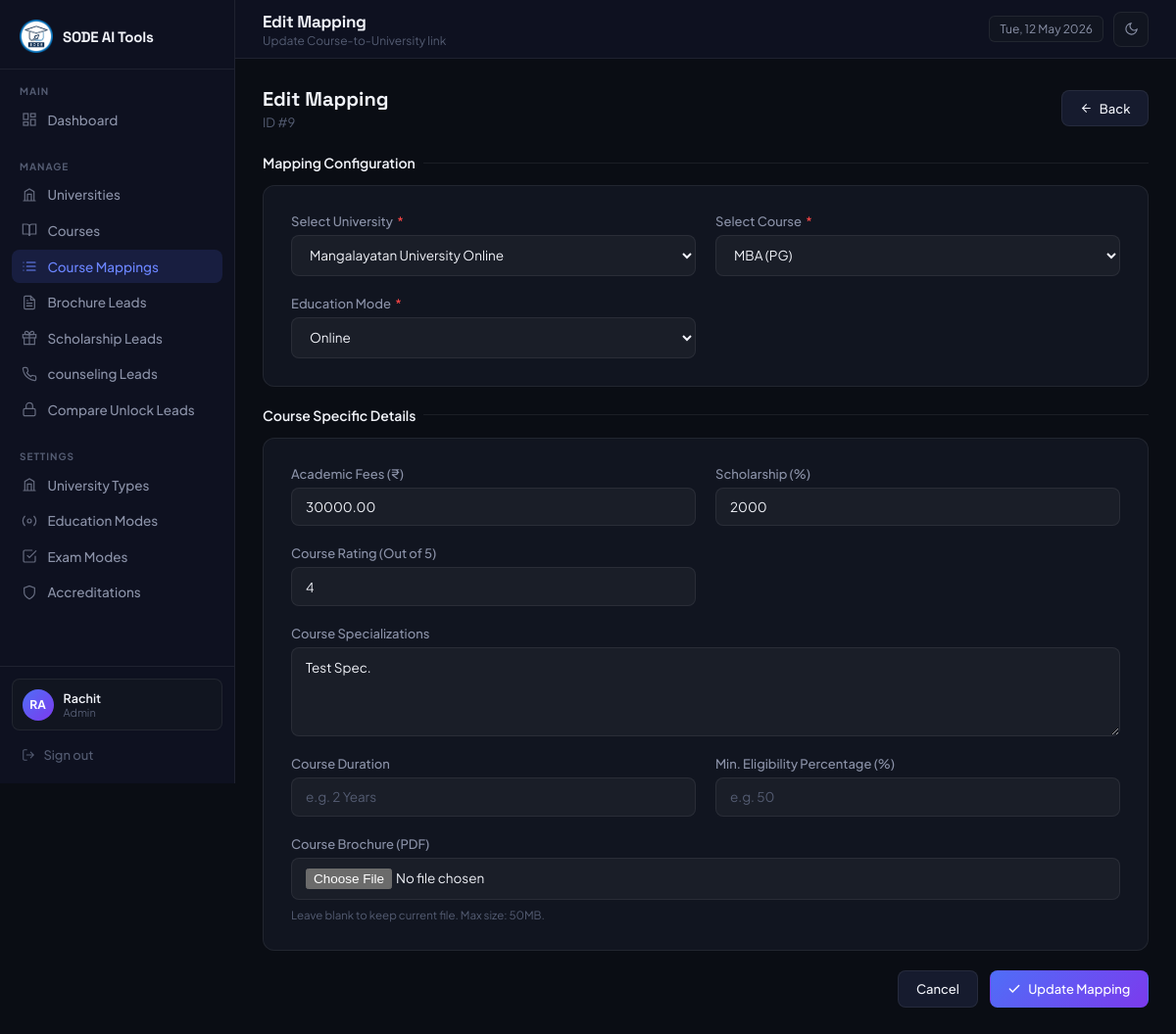
Page /admin/mappings/edit.php?id=9 (signed in) on the committed database.
### tables this page shows
CREATE TABLE `university_courses` (
  `id` int(10) UNSIGNED NOT NULL,
  `university_id` int(10) UNSIGNED NOT NULL,
  `course_id` int(10) UNSIGNED NOT NULL,
  `education_mode_id` tinyint(3) UNSIGNED NOT NULL,
  `academic_fees` decimal(10,2) DEFAULT NULL,
  `course_duration` varchar(100) DEFAULT NULL,
  `min_eligibility_percentage` int(3) DEFAULT NULL,
  `fees_discount` decimal(10,2) DEFAULT NULL,
  `course_rating` decimal(3,1) DEFAULT NULL,
  `course_specializations` text DEFAULT NULL,
  `brochure_file` varchar(500) DEFAULT NULL,
  `is_active` tinyint(1) NOT NULL DEFAULT 1,
  `created_at` timestamp NOT NULL DEFAULT current_timestamp(),
  `updated_at` timestamp NOT NULL DEFAULT current_timestamp() ON UPDATE current_timestamp()
);

CREATE TABLE `universities` (
  `id` int(10) UNSIGNED NOT NULL,
  `name` varchar(255) NOT NULL,
  `display_name` varchar(255) DEFAULT NULL,
  `slug` varchar(255) DEFAULT NULL,
  `image` varchar(500) DEFAULT NULL,
  `sample_certificate` varchar(500) DEFAULT NULL,
  `rating` decimal(3,1) DEFAULT NULL,
  `nirf_ranking` smallint(5) UNSIGNED DEFAULT NULL,
  `year_of_establishment` year(4) DEFAULT NULL,
  `university_type_id` int(11) DEFAULT NULL,
  `campus_location` varchar(255) DEFAULT NULL,
  `avg_placement_package` varchar(100) DEFAULT NULL,
  `placement_assistance` tinyint(1) NOT NULL DEFAULT 0,
  `emi_facility` tinyint(1) NOT NULL DEFAULT 0,
  `scholarship` tinyint(1) NOT NULL DEFAULT 0,
  `key_advantages` text DEFAULT NULL,
  `view_university_link` varchar(500) DEFAULT NULL,
  `is_active` tinyint(1) NOT NULL DEFAULT 1,
  `created_at` timestamp NOT NULL DEFAULT current_timestamp(),
  `updated_at` timestamp NOT NULL DEFAULT current_timestamp() ON UPDATE current_timestamp()
);

CREATE TABLE `courses` (
  `id` int(10) UNSIGNED NOT NULL,
  `name` varchar(255) NOT NULL,
  `display_name` varchar(255) DEFAULT NULL,
  `slug` varchar(255) DEFAULT NULL,
  `course_level` enum('UG','PG') NOT NULL,
  `is_active` tinyint(1) NOT NULL DEFAULT 1,
  `created_at` timestamp NOT NULL DEFAULT current_timestamp(),
  `updated_at` timestamp NOT NULL DEFAULT current_timestamp() ON UPDATE current_timestamp()
);

CREATE TABLE `education_modes` (
  `id` tinyint(3) UNSIGNED NOT NULL,
  `mode_name` varchar(100) NOT NULL
);

### includes/helpers.php (called while the page is built, shortened)
<?php
function get_display_name(string $name, ?string $display_name): string {
    return (!empty($display_name)) ? $display_name : $name;
}
function e(mixed $val): string {
    return htmlspecialchars((string)$val, ENT_QUOTES, 'UTF-8');
}

### admin/mappings/edit.php (the view, shortened to what this page needs)
<?php
require_once '../../includes/db.php';
require_once '../../includes/helpers.php';
$id = (int)($_GET['id'] ?? 0);
$stmt = $pdo->prepare("SELECT * FROM university_courses WHERE id=? AND is_active=1");
$stmt->execute([$id]);
$mapping = $stmt->fetch();
$old    = $mapping;
$universities = $pdo->query("SELECT id, name, display_name FROM universities WHERE is_active=1 ORDER BY name")->fetchAll();
$courses = $pdo->query("SELECT id, name, display_name, course_level FROM courses WHERE is_active=1 ORDER BY name")->fetchAll();
$modes = $pdo->query("SELECT * FROM education_modes ORDER BY id")->fetchAll();
?>
<!DOCTYPE html>
<html lang="en">
<head>
<link href="https://cdn.jsdelivr.net/npm/tom-select@2.2.2/dist/css/tom-select.default.min.css" rel="stylesheet">
</head>
<body>
<?php require_once __DIR__ . '/../includes/sidebar.php'; ?>
<main class="main">
  <?php require_once __DIR__ . '/../includes/topbar.php'; ?>
  <div class="content">
    <div class="page-header">
      <div><h3>Edit Mapping</h3><p>ID #<?= $id ?></p></div>
      <a href="<?= ADMIN_URL ?>/mappings/index.php" class="btn btn-secondary">
        <svg width="13" height="13" viewBox="0 0 24 24" fill="none" stroke="currentColor" stroke-width="2" stroke-linecap="round"><line x1="19" y1="12" x2="5" y2="12"/><polyline points="12 19 5 12 12 5"/></svg>
        Back
      </a>
    </div>
    <form method="POST" enctype="multipart/form-data" novalidate>
      <div class="section-title">Mapping Configuration</div>
      <div class="form-card" style="margin-bottom:1.25rem;">
        <div class="form-grid">
          <div class="form-group">
            <label>Select University <span class="req">*</span></label>
            <select name="university_id" id="university_id" class="form-control select-search" required>
              <?php foreach($universities as $u): ?>
                <option value="<?= $u['id'] ?>" <?= ($old['university_id']??'') == $u['id'] ? 'selected' : '' ?>>
                  <?= e(get_display_name($u['name'], $u['display_name'])) ?>
                </option>
              <?php endforeach; ?>
            </select>
          </div>
          <div class="form-group">
            <label>Select Course <span class="req">*</span></label>
            <select name="course_id" id="course_id" class="form-control select-search" required>
              <?php foreach($courses as $c): ?>
                <option value="<?= $c['id'] ?>" <?= ($old['course_id']??'') == $c['id'] ? 'selected' : '' ?>>
                  <?= e(get_display_name($c['name'], $c['display_name'])) ?>
                  <?= $c['course_level'] ? '('.e($c['course_level']).')' : '' ?>
                </option>
              <?php endforeach; ?>
            </select>
          </div>
          <div class="form-group">
            <label>Education Mode <span class="req">*</span></label>
            <select name="education_mode_id" class="form-control" required>
              <?php foreach($modes as $m): ?>
                <option value="<?= $m['id'] ?>" <?= ($old['education_mode_id']??'') == $m['id'] ? 'selected' : '' ?>>
                  <?= e($m['mode_name']) ?>
                </option>
              <?php endforeach; ?>
            </select>
          </div>
        </div>
      </div>
      <div class="section-title">Course Specific Details</div>
      <div class="form-card" style="margin-bottom:1.25rem;">
        <div class="form-grid">
          <div class="form-group">
            <label>Academic Fees (₹)</label>
            <input name="academic_fees" type="number" step="0.01" class="form-control"
                   value="<?= e($old['academic_fees'] ?? '') ?>">
          </div>
          <div class="form-group">
            <label>Scholarship (%)</label>
            <input name="fees_discount" type="number" step="0.1" min="0" max="100" class="form-control"
                   value="<?= isset($old['fees_discount']) ? (float)$old['fees_discount'] : '' ?>">
          </div>
          <div class="form-group">
            <label>Course Rating (Out of 5)</label>
            <input name="course_rating" type="number" step="0.1" min="0" max="5" class="form-control"
                   value="<?= isset($old['course_rating']) ? (float)$old['course_rating'] : '' ?>">
          </div>
          <div class="form-group full">
            <label>Course Specializations</label>
            <textarea name="course_specializations" class="form-control" rows="4" placeholder="Enter specializations (e.g. Finance, Marketing) as list or paragraph..."><?= e($old['course_specializations'] ?? '') ?></textarea>
          </div>
          <div class="form-group">
            <label>Course Duration</label>
            <input name="course_duration" type="text" class="form-control" placeholder="e.g. 2 Years"
                   value="<?= e($old['course_duration'] ?? '') ?>">
          </div>
          <div class="form-group">
            <label>Min. Eligibility Percentage (%)</label>
            <input name="min_eligibility_percentage" type="number" min="0" max="100" class="form-control" placeholder="e.g. 50"
                   value="<?= e($old['min_eligibility_percentage'] ?? '') ?>">
          </div>
          <div class="form-group full">
            <label>Course Brochure (PDF)</label>
            <input type="file" name="brochure_file" accept=".pdf,image/*" class="form-control">
            <span class="form-hint">Leave blank to keep current file. Max size: 50MB.</span>
          </div>
        </div>
      </div>
      <div style="display:flex;gap:.75rem;justify-content:flex-end;">
        <a href="<?= ADMIN_URL ?>/mappings/index.php" class="btn btn-secondary">Cancel</a>
        <button type="submit" class="btn btn-primary">
          <svg width="14" height="14" viewBox="0 0 24 24" fill="none" stroke="currentColor" stroke-width="2.5" stroke-linecap="round"><polyline points="20 6 9 17 4 12"/></svg>
          Update Mapping
        </button>
      </div>
    </form>
  </div>
</main>
</body>
</html>

### admin/includes/layout_head.php (style rules this page uses)
*, *::before, *::after { box-sizing: border-box; margin: 0; padding: 0; }
:root { color-scheme: dark; --bg: #0a0d14; --sidebar: #0e1120; --surface: #111520; --surface-h: #161b2e; --border: rgba(255, 255, 255, 0.07); --border-h: rgba(255, 255, 255, 0.13); --accent: #4f6ef7; --accent-h: #6b85ff; --accent-g: #7c3aed; --text: #f1f3f9; --text-m: #8b92a8; --text-s: #545c72; --success: #22c55e; --warning: #f59e0b; --danger: #ef4444; --radius: 12px; --radius-sm: 8px; --sidebar-w: 240px; }
select option { background: var(--surface); color: var(--text); }
body { font-family: 'Plus Jakarta Sans', sans-serif; background: var(--bg); color: var(--text); display: flex; min-height: 100vh; font-size: 14px; transition: background 0.2s, color 0.2s; overflow-x: hidden; }
.main { margin-left: var(--sidebar-w); flex: 1; display: flex; flex-direction: column; min-height: 100vh; min-width: 0; }
.content { padding: 1.75rem; flex: 1; min-width: 0; max-width: 100%; overflow-x: hidden; }
.section-title { font-size: 14px; font-weight: 600; color: var(--text); margin-bottom: 0.875rem; display: flex; align-items: center; gap: 8px; }
.section-title::after { content: ''; flex: 1; height: 1px; background: var(--border); }
.form-card { background: var(--surface); border: 1px solid var(--border); border-radius: var(--radius); padding: 1.75rem; }
.form-grid { display: grid; grid-template-columns: 1fr 1fr; gap: 1.25rem; }
.form-group { display: flex; flex-direction: column; gap: 6px; }
.form-group.full { grid-column: 1 / -1; }
.form-group label { font-size: 13px; font-weight: 500; color: var(--text-m); }
.form-group label span.req { color: var(--danger); margin-left: 2px; }
.form-control { width: 100%; background: rgba(255, 255, 255, 0.04); border: 1px solid var(--border); border-radius: var(--radius-sm); padding: 0.65rem 0.875rem; font-size: 13.5px; font-family: inherit; color: var(--text); transition: border-color 0.2s, box-shadow 0.2s; outline: none; }
.form-control::placeholder { color: var(--text-s); }
select.form-control { cursor: pointer; }
textarea.form-control { resize: vertical; min-height: 90px; }
.form-hint { font-size: 11.5px; color: var(--text-s); margin-top: 2px; }
.btn { display: inline-flex; align-items: center; gap: 7px; padding: 0.6rem 1.1rem; border-radius: var(--radius-sm); font-size: 13px; font-weight: 500; font-family: inherit; cursor: pointer; transition: opacity 0.2s, transform 0.15s, background 0.15s; text-decoration: none; border: 1px solid transparent; }
.btn-primary { background: linear-gradient(135deg, var(--accent) 0%, var(--accent-g) 100%); color: #fff; border-color: transparent; }
.btn-secondary { background: var(--surface-h); color: var(--text); border-color: var(--border); }
.page-header { display: flex; align-items: center; justify-content: space-between; margin-bottom: 1.5rem; }
.page-header h3 { font-family: 'Space Grotesk', sans-serif; font-size: 20px; font-weight: 700; }
.page-header p { font-size: 13px; color: var(--text-s); margin-top: 3px; }

### rows in the picture
university_courses: university_id "Mangalayatan University Online", course_id "MBA (PG)", education_mode_id "Online", academic_fees "30000.00", fees_discount "2000", course_rating "4", course_specializations "Test Spec."

### other values in the picture
substr($_SESSION['admin_name'], 0, 2) "RA"
$_SESSION['admin_name'] "Rachit"
$_SESSION['admin_role'] "Admin"
$page_title "Edit Mapping"
$page_subtitle "Update Course-to-University link"
$id "9"
